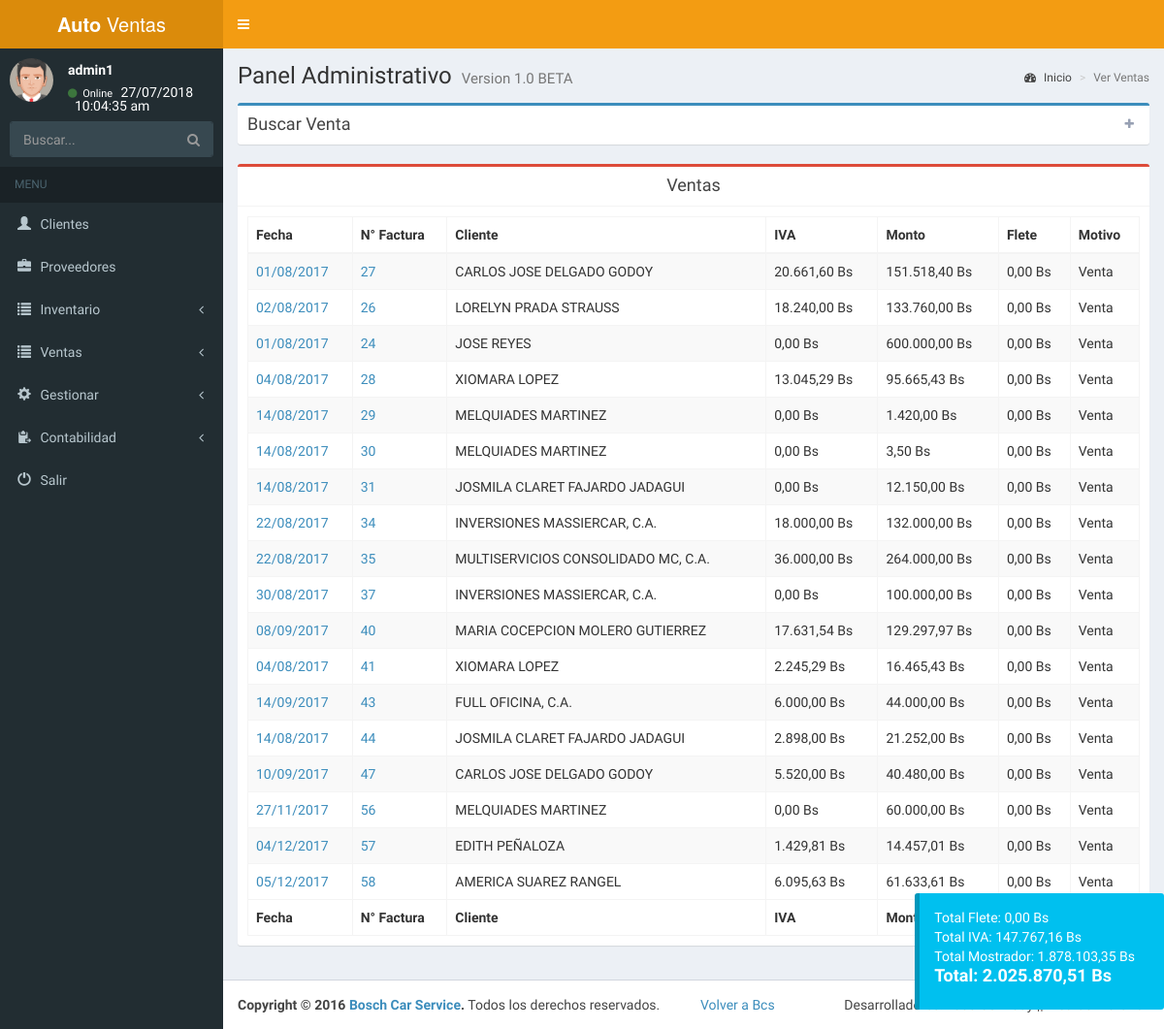
The app's page /admin/ver_facturar.php (signed in), older data.
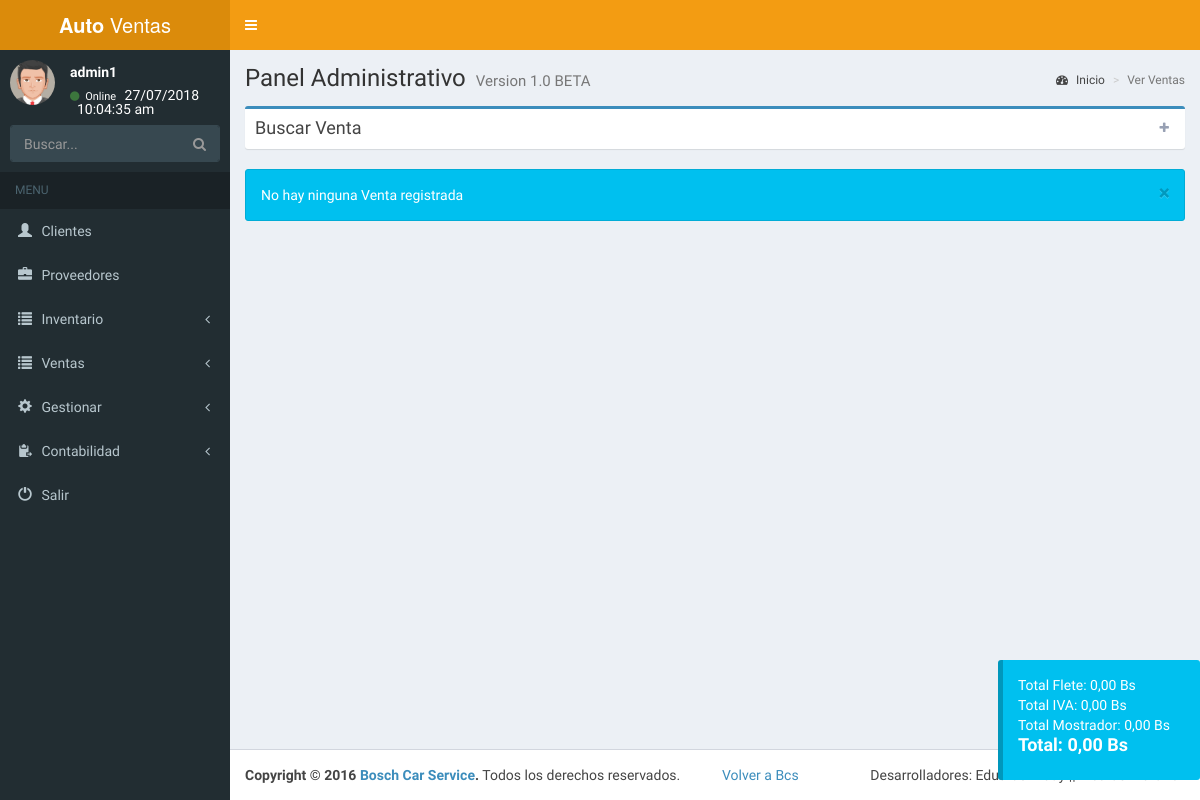
The same page, newer data.
### tables this page shows
CREATE TABLE `factura` (
  `id_factura` int(11) NOT NULL,
  `id_cliente` int(11) NOT NULL,
  `fecha` date NOT NULL,
  `iva` varchar(5) NOT NULL,
  `flete` varchar(30) NOT NULL,
  `ml` int(11) NOT NULL,
  `habilitado` int(11) NOT NULL,
  `imp` int(11) NOT NULL
);

CREATE TABLE `cliente` (
  `id_cliente` int(11) NOT NULL,
  `id_tipo` int(11) NOT NULL,
  `dni` varchar(10) NOT NULL,
  `nombre` varchar(100) NOT NULL,
  `telf` varchar(15) NOT NULL,
  `direccion` varchar(100) NOT NULL,
  `correo` varchar(50) NOT NULL,
  `images` longtext NOT NULL,
  `habilitado` int(11) NOT NULL
);

CREATE TABLE `detalle_factura` (
  `id_detalle` int(11) NOT NULL,
  `id_factura` int(11) NOT NULL,
  `id_pieza` int(11) NOT NULL,
  `cantidad` int(11) NOT NULL,
  `monto` varchar(140) NOT NULL
);

### admin/ver_facturar.php (the view, shortened to what this page needs)
<?php include("menu.php");
?>
  <link rel="stylesheet" href="plugins/daterangepicker/daterangepicker.css">
  <div class="content-wrapper">
    <section class="content-header">
      <h1>
        Panel Administrativo
        <small>Version 1.0 BETA</small>
      </h1>
      <ol class="breadcrumb">
        <li><a href="index.php"><i class="fa fa-dashboard"></i> Inicio</a></li>
        <li class="active">Ver Ventas</li>
      </ol>
    </section>
    <section class="content">
<?php
if(isset($_SESSION['ingreso'])){
?>
<div class="box box-primary collapsed-box">
            <div class="box-header with-border" data-widget="collapse">
              <h3 class="box-title">Buscar Venta</h3>
              <div class="box-tools pull-right">
                <button type="button" class="btn btn-box-tool" data-widget="collapse"><i class="fa fa-plus"></i>
                </button>
              </div>
            </div>
              </div>
<?php
$consulta=("SELECT * FROM factura WHERE habilitado=0 AND ml=1");
      $s=cons($consulta);
      if(mysqli_num_rows($s)<=0){
      echo alerta("No hay ninguna Venta registrada");
      }else{
        echo '<div class="box box-danger">
            <div class="box-header with-border text-center">
              <h3 class="box-title">Ventas</h3>
            </div>
            <div class="box-body">
              <table id="example1" class="table table-bordered table-striped">
                <thead>
                <tr>
                  <th>Fecha</th>
                  <th>N° Factura</th>
                  <th>Cliente</th>
                  <th>IVA</th>
                  <th>Monto</th>
                  <th>Flete</th>
                  <th>Motivo</th>
                </tr>
                </thead>
                <tbody id="prep">';
$total_iva=0;
$total_monto=0;
$total_flete=0;
$total_venta11=0;
while($row=mysqli_fetch_array($s)){
$id_factura=$row['id_factura'];
$fecha1=$row['fecha'];
$explo=explode('-', $fecha1);
$fecha=$explo[2]."/".$explo[1]."/".$explo[0];
$id_cliente=$row['id_cliente'];
$iva1=$row['iva'];
$flete1=$row['flete'];
$consulta3=("SELECT * FROM cliente WHERE id_cliente='$id_cliente' AND habilitado=0" );
$s3=cons($consulta3);
while($row3=mysqli_fetch_array($s3)){
$cliente=$row3['nombre'];
}
$consulta2=("SELECT * FROM detalle_factura WHERE id_factura='$id_factura'");
$s2=cons($consulta2);
$monto_pieza=0;
$tiva=0;
$tmonto=0;
if(mysqli_num_rows($s2)<=0){
echo alerta("Error en consulta 1");
}else{
while($row2=mysqli_fetch_array($s2)){
$monto11=$row2['monto'];
$cantidad11=$row2['cantidad'];
$monto_pieza2=($monto11*$cantidad11);
$monto_pieza=($monto_pieza+$monto_pieza2);
}
$tiva=($monto_pieza*($iva1/100));
$tmonto=($monto_pieza-$tiva);
}
  $motivo="Venta";
  $venta11=$tmonto;
echo '<tr>
<td><a href="perfil_venta.php?id='.$id_factura.'">'.$fecha.'</a></td>
<td><a href="perfil_venta.php?id='.$id_factura.'">'.$id_factura.'</a></td>
<td>'.$cliente.'</td>
<td>'.number_format($tiva,2,",",".").'&nbsp;Bs</td>
<td>'.number_format($tmonto,2,",",".").'&nbsp;Bs</td>
<td>'.number_format($flete1,2,",",".").'&nbsp;Bs</td>
<td>'.$motivo.'&nbsp;</td>
</tr>';
$total_iva=($total_iva+$tiva);
$total_flete=($total_flete+$flete1);
$total_monto=($total_monto+$tmonto);
$total_venta11=($total_venta11+$venta11);
}
echo '</tbody>
<tfoot>
    <tr>
                  <th>Fecha</th>
                  <th>N° Factura</th>
                  <th>Cliente</th>
                  <th>IVA</th>
                  <th>Monto</th>
                  <th>Flete</th>
                  <th>Motivo</th>
                </tr>
</tfoot>
</table>
</div>
          </div>';
        }
?>
<?php
if (!isset($total_iva) && !isset($total_monto)) {
$total_iva=0;
$total_monto=0;
}
echo '<div id="totales" class="callout callout-info">
Total Flete: '.number_format($total_flete,2,",",".").' Bs<br>
Total IVA: '.number_format($total_iva,2,",",".").' Bs
<br>Total Mostrador: '.number_format($total_venta11,2,",",".").'
Bs<br><h4>Total: '.number_format(($total_iva+($total_monto)),2,",",".").' Bs</h4>
</div>';
              ?>
<?php
}
include("footer.php");
?>

### admin/conexion.php (shortened to what this page needs)
<?php session_start();
function cons($var){
$ret= mysqli_query($_SESSION['conexion_database'],$var) or die(mysqli_error($_SESSION['conexion_database']));
return $ret;
}
?>
<?php
function alerta($valor){
$var='<div class="alert alert-info alert-dismissible">
                <button type="button" class="close" data-dismiss="alert" aria-hidden="true">×</button>'.$valor.' </div>';
				return $var;
}
?>

Row changes from the older to the newer data that the page shows:
no longer on this page (row edited): factura: fecha "01/08/2017", id_factura "27", id_cliente.nombre "CARLOS JOSE DELGADO GODOY", tiva "20.661,60", tmonto "151.518,40", flete "0,00", motivo "Venta"
no longer on this page (row edited): factura: fecha "02/08/2017", id_factura "26", id_cliente.nombre "LORELYN PRADA STRAUSS", tiva "18.240,00", tmonto "133.760,00", flete "0,00", motivo "Venta"
no longer on this page (row edited): factura: fecha "01/08/2017", id_factura "24", id_cliente.nombre "JOSE REYES", iva.cantidad "0,00", iva.cantidad "600.000,00", flete "0,00", motivo "Venta"
no longer on this page (row edited): factura: fecha "04/08/2017", id_factura "28", id_cliente.nombre "XIOMARA LOPEZ", tiva "13.045,29", tmonto "95.665,43", flete "0,00", motivo "Venta"
no longer on this page (row edited): factura: fecha "14/08/2017", id_factura "29", id_cliente.nombre "MELQUIADES MARTINEZ", iva.cantidad "0,00", iva.cantidad "1.420,00", flete "0,00", motivo "Venta"
no longer on this page (row edited): factura: fecha "14/08/2017", id_factura "30", id_cliente.nombre "MELQUIADES MARTINEZ", iva.cantidad "0,00", iva.cantidad "3,50", flete "0,00", motivo "Venta"
no longer on this page (row edited): factura: fecha "14/08/2017", id_factura "31", id_cliente.nombre "JOSMILA CLARET FAJARDO JADAGUI", iva.cantidad "0,00", iva.cantidad "12.150,00", flete "0,00", motivo "Venta"
no longer on this page (row edited): factura: fecha "22/08/2017", id_factura "34", id_cliente.nombre "INVERSIONES MASSIERCAR, C.A.", iva.cantidad "18.000,00", iva.cantidad "132.000,00", flete "0,00", motivo "Venta"
no longer on this page (row edited): factura: fecha "22/08/2017", id_factura "35", id_cliente.nombre "MULTISERVICIOS CONSOLIDADO MC, C.A.", iva.cantidad "36.000,00", iva.cantidad "264.000,00", flete "0,00", motivo "Venta"
no longer on this page (row edited): factura: fecha "30/08/2017", id_factura "37", id_cliente.nombre "INVERSIONES MASSIERCAR, C.A.", iva.cantidad "0,00", iva.cantidad "100.000,00", flete "0,00", motivo "Venta"
no longer on this page (row edited): factura: fecha "08/09/2017", id_factura "40", id_cliente.nombre "MARIA COCEPCION MOLERO GUTIERREZ", tiva "17.631,54", tmonto "129.297,97", flete "0,00", motivo "Venta"
no longer on this page (row edited): factura: fecha "04/08/2017", id_factura "41", id_cliente.nombre "XIOMARA LOPEZ", tiva "2.245,29", tmonto "16.465,43", flete "0,00", motivo "Venta"
no longer on this page (row edited): factura: fecha "14/09/2017", id_factura "43", id_cliente.nombre "FULL OFICINA, C.A.", iva.cantidad "6.000,00", iva.cantidad "44.000,00", flete "0,00", motivo "Venta"
no longer on this page (row edited): factura: fecha "14/08/2017", id_factura "44", id_cliente.nombre "JOSMILA CLARET FAJARDO JADAGUI", iva.cantidad "2.898,00", iva.cantidad "21.252,00", flete "0,00", motivo "Venta"
no longer on this page (row edited): factura: fecha "10/09/2017", id_factura "47", id_cliente.nombre "CARLOS JOSE DELGADO GODOY", iva.cantidad "5.520,00", iva.cantidad "40.480,00", flete "0,00", motivo "Venta"
no longer on this page (row edited): factura: fecha "27/11/2017", id_factura "56", id_cliente.nombre "MELQUIADES MARTINEZ", iva.cantidad "0,00", iva.cantidad "60.000,00", flete "0,00", motivo "Venta"
no longer on this page (row edited): factura: fecha "04/12/2017", id_factura "57", id_cliente.nombre "EDITH PEÑALOZA", tiva "1.429,81", tmonto "14.457,01", flete "0,00", motivo "Venta"
no longer on this page (row edited): factura: fecha "05/12/2017", id_factura "58", id_cliente.nombre "AMERICA SUAREZ RANGEL", tiva "6.095,63", tmonto "61.633,61", flete "0,00", motivo "Venta"
Text that changed along with them:
$valor: (not shown) → "No hay ninguna Venta registrada"
$total_iva: "147.767,16" → "0,00"
$total_venta11: "1.878.103,35" → "0,00"
$total_iva+($total_monto): "2.025.870,51" → "0,00"
text no longer shown: "Ventas Fecha N° Factura Cliente IVA Monto Flete Motivo Fecha N° Factura Cliente IVA Monto"
